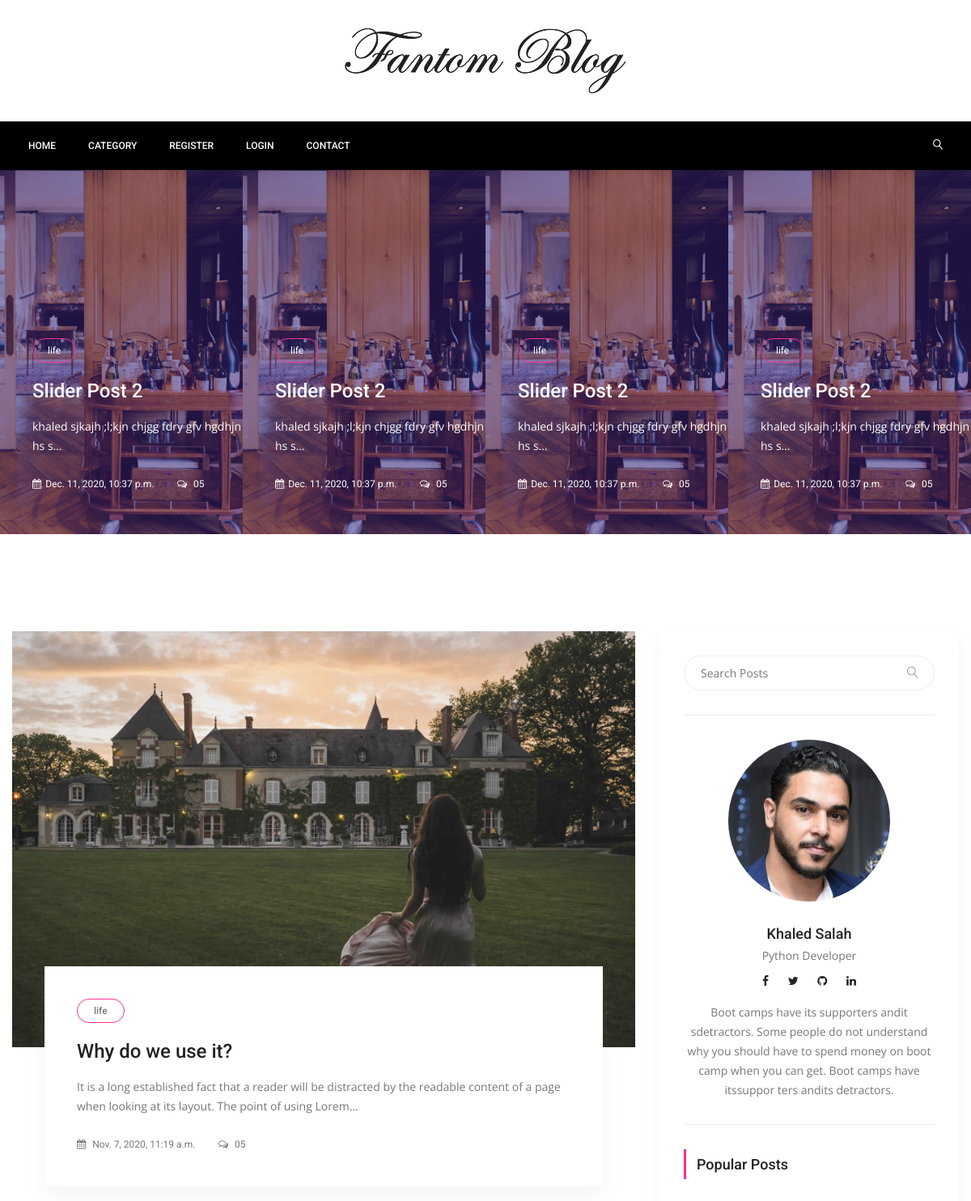
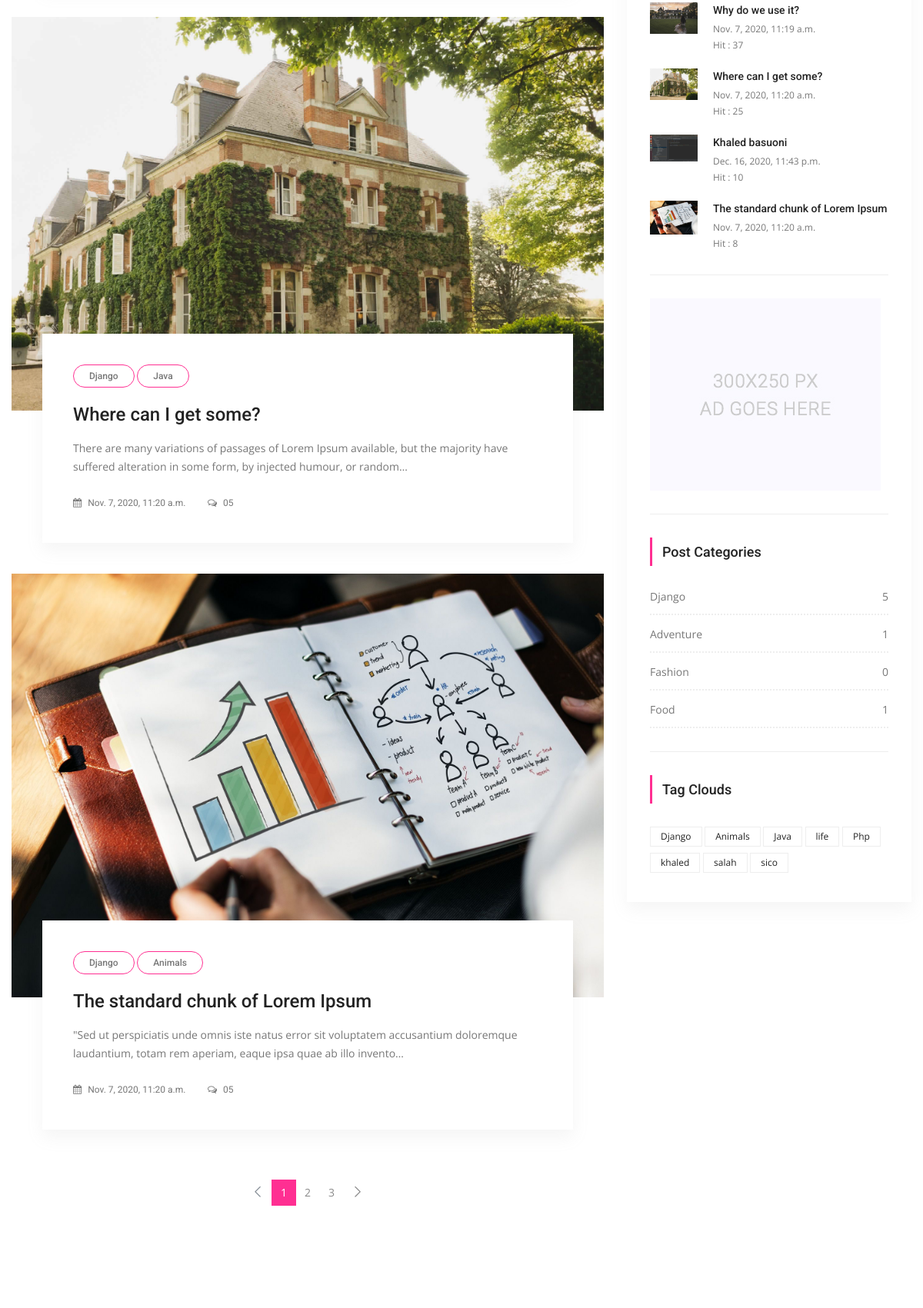
The page / (upper part) on the database its author committed (2 pictures, top to bottom).
### posts/models.py (models this page shows, shortened)
class Post(models.Model):
    title = models.CharField(max_length=150)
    content = models.TextField()
    publishing_date = models.DateTimeField(auto_now_add=True)
    image = models.ImageField(blank=True, null=True, upload_to='uploads/')
    user = models.ForeignKey(settings.AUTH_USER_MODEL, on_delete=models.CASCADE)
    slug = models.SlugField(default='slug', editable=False)
    category = models.ForeignKey(Category, on_delete=models.CASCADE, default=1, related_name='posts')
    tag = models.ManyToManyField(Tag, related_name='posts', blank=True)
    slider_post = models.BooleanField(default=False)
    hit = models.PositiveIntegerField(default=0)

class Tag(models.Model):
    title = models.CharField(max_length=150)
    slug = models.SlugField(editable=False)

class Category(models.Model):
    title = models.CharField(max_length=150)
    slug = models.SlugField(default='slug', editable=False)
    def post_count(self):
        return self.posts.all().count()

### posts/views.py (the view)
# urls.py: path('', IndexView.as_view(), name='index'),
class IndexView(ListView):
    template_name = 'posts/index.html'
    model = Post
    context_object_name = 'posts'
    paginate_by = 3
    def get_context_data(self, *, object_list=None, **kwargs):
        context = super(IndexView, self).get_context_data(**kwargs)
        context['slider_posts'] = Post.objects.all().filter(slider_post=True)
        return context

### posts/templatetags/custom_tags.py (called while the page is built)
@register.simple_tag(name="categories")
def all_categories():
    return Category.objects.all()

@register.simple_tag(name='tags')
def all_tags():
    return Tag.objects.all()

@register.simple_tag(name='hit_posts')
def hit_posts():
    return Post.objects.order_by('-hit')[:4]

### templates/posts/index.html (shortened to what this page needs)
{% extends 'base.html' %}
{% load static %}
{% block content%}
<section class="post_slider_area">
    <div class="post_slider_inner owl-carousel">
        {% for post in slider_posts%}
        <div class="item">
            <div class="post_s_item">
                <div class="post_img">
                    <img src="{{ post.image.url }}" alt="" width="100%">
                </div>
                <div class="post_text">
                    {% for tag in post.tag.all%}
                    <a class="cat" href="#">{{ tag.title }}</a>
                    {% endfor %}
                    <a href="{% url 'detail' pk=post.pk slug=post.slug %}"><h4>{{ post.title}}</h4></a>
                    <p>{{ post.content | truncatechars:50 }}</p>
                    <div class="date">
                        <a href="#"><i class="fa fa-calendar" aria-hidden="true"></i>{{ post.publishing_date}}</a>
                        <a href="#"><i class="fa fa-comments-o" aria-hidden="true"></i> 05</a>
                    </div>
                </div>
            </div>
        </div>
        {% endfor %}
    </div>
</section>
<section class="blog_area p_120">
    <div class="container">
        <div class="row">
            <div class="col-lg-8">
                <div class="blog_left_sidebar">
                    {% for post in posts%}
                    <article class="blog_style1">
                        <div class="blog_img">
                            <img class="img-fluid" src="{{ post.image.url }}" alt="">
                        </div>
                        <div class="blog_text">
                            <div class="blog_text_inner">
                                {% for tag in post.tag.all %}
                                <a class="cat" href="{% url 'tag_detail' slug=tag.slug %}">{{ tag.title }}</a>
                                {% endfor %}
                                <a href="{% url 'detail' pk=post.pk slug=post.slug%}"><h4>{{ post.title }}</h4></a>
                                <p>{{ post.content | truncatechars:150 }}</p>
                                <div class="date">
                                    <a href="#"><i class="fa fa-calendar" aria-hidden="true"></i>
                                        {{ post.publishing_date }}</a>
                                    <a href="#"><i class="fa fa-comments-o" aria-hidden="true"></i> 05</a>
                                </div>
                            </div>
                        </div>
                    </article>
                    {% endfor %}
                    {% if is_paginated %}
                    <nav class="blog-pagination justify-content-center d-flex">
                        <ul class="pagination">
                            {% if page_obj.has_previous %}
                            <li class="page-item">
                                <a href="?page={{ page_obj.previous_page_number }}" class="page-link"
                                   aria-label="Previous">
		                                    <span aria-hidden="true">
		                                        <span class="lnr lnr-chevron-left"></span>
		                                    </span>
                                </a>
                            </li>
                            {% else %}
                            <li class="page-item disabled">
                                <a href="#" class="page-link" aria-label="Previous">
		                                    <span aria-hidden="true">
		                                        <span class="lnr lnr-chevron-left"></span>
		                                    </span>
                                </a>
                            </li>
                            {% endif %}
                            {% for i in paginator.page_range %}
                            {% if page_obj.number == i %}
                            <li class="page-item active"><a href="#" class="page-link">{{ i }}</a></li>
                            {% else %}
                            <li class="page-item"><a href="?page={{ i }}" class="page-link">{{ i }}</a></li>
                            {% endif %}
                            {% endfor %}
                            {% if page_obj.has_next %}
                            <li class="page-item">
                                <a href="?page={{ page_obj.next_page_number }}" class="page-link" aria-label="Next">
		                                    <span aria-hidden="true">
		                                        <span class="lnr lnr-chevron-right"></span>
		                                    </span>
                                </a>
                            </li>
                            {% endif %}
                        </ul>
                    </nav>
                    {% endif %}
                </div>
            </div>
            {% include 'right-side.html' %}
        </div>
    </div>
</section>
{% endblock %}

### templates/right-side.html
{% load static %}
{% load custom_tags %}
<div class="col-lg-4">
    <div class="blog_right_sidebar">
        <aside class="single_sidebar_widget search_widget">
            <form action="{% url 'search' %}" method="get">
                <div class="input-group">
                    <input type="text" class="form-control" placeholder="Search Posts" name="q">
                    <span class="input-group-btn">
                    <button class="btn btn-default" type="button"><i class="lnr lnr-magnifier"></i></button>
                    </span>
                </div>
            </form>
            <div class="br"></div>
        </aside>
        <aside class="single_sidebar_widget author_widget">
            <img class="author_img rounded-circle" src="{% static 'img/blog/khaled.jpeg' %}" alt="">
            <h4>Khaled Salah</h4>
            <p>Python Developer </p>
            <div class="social_icon">
                <a target="_blank" href="https://www.facebook.com/khaled.salah.5283/"><i class="fa fa-facebook"></i></a>
                <a target="_blank" href="https://twitter.com/Khaledbasuoni"><i class="fa fa-twitter"></i></a>
                <a target="_blank" href="https://github.com/khaled-salah"><i class="fa fa-github"></i></a>
                <a target="_blank" href="https://www.linkedin.com/in/k-salah/"><i class="fa fa-linkedin"></i></a>
            </div>
            <p>Boot camps have its supporters andit sdetractors. Some people do not understand why you should have to
                spend money on boot camp when you can get. Boot camps have itssuppor ters andits detractors.</p>
            <div class="br"></div>
        </aside>
        <aside class="single_sidebar_widget popular_post_widget">
            <h3 class="widget_title">Popular Posts</h3>
            {% hit_posts as hit_posts %}
            {% for hit_post in hit_posts %}
            <div class="media post_item">
                <img src="{{ hit_post.image.url }}" width="20%" height="15%" alt="post">
                <div class="media-body">
                    <a href="{% url 'detail' pk=hit_post.pk slug=hit_post.slug %}"><h3>{{ hit_post.title }}</h3></a>
                    <p>{{ hit_post.publishing_date }}</p>
                    <p>Hit : {{ hit_post.hit }}</p>
                </div>
            </div>
            {% endfor %}
            <div class="br"></div>
        </aside>
        <aside class="single_sidebar_widget">
            <a href="#"><img class="img-fluid" src="{% static 'img/blog/add.jpg' %}" alt=""></a>
            <div class="br"></div>
        </aside>
        <aside class="single_sidebar_widget post_category_widget">
            <h4 class="widget_title">Post Categories</h4>
            <ul class="list cat-list">
                {% categories as categories %}
                {% for category in categories %}
                <li>
                    <a href="{% url 'category-detail' pk=category.pk slug=category.slug %}"
                       class="d-flex justify-content-between">
                        <p>{{ category.title }}</p>
                        <p>{{ category.post_count }}</p>
                    </a>
                </li>
                {% endfor %}
            </ul>
            <div class="br"></div>
        </aside>
        <aside class="single-sidebar-widget tag_cloud_widget">
            <h4 class="widget_title">Tag Clouds</h4>
            <ul class="list">
                {% tags as tags %}
                {% for tag in tags %}
                <li><a href="{% url 'tag_detail' slug=tag.slug%}">{{ tag.title }}</a></li>
                {% endfor %}
            </ul>
        </aside>
    </div>
</div>

### rows shown on the page
Post: image (picture), title "Slider Post 2", content "khaled sjkajh ;l;kjn chjgg fdry gfv hgdhjn hs s…", publishing_date "Dec. 11, 2020, 10:37 p.m."
Tag: title "life"
Post: image (picture), title "Why do we use it?", content "It is a long established fact that a reader will be distracted by the readable content of a page when looking at its layout. The point of using Lorem…", publishing_date "Nov. 7, 2020, 11:19 a.m.", hit "37"
Post: image (picture), title "Where can I get some?", content "There are many variations of passages of Lorem Ipsum available, but the majority have suffered alteration in some form, by injected humour, or random…", publishing_date "Nov. 7, 2020, 11:20 a.m.", hit "25"
Tag: title "Django"
Tag: title "Java"
Post: image (picture), title "The standard chunk of Lorem Ipsum", content "\"Sed ut perspiciatis unde omnis iste natus error sit voluptatem accusantium doloremque laudantium, totam rem aperiam, eaque ipsa quae ab illo invento…", publishing_date "Nov. 7, 2020, 11:20 a.m.", hit "8"
Tag: title "Animals"
Post: image (picture), title "Khaled basuoni", publishing_date "Dec. 16, 2020, 11:43 p.m.", hit "10"
Category: title "Django", post_count "5"
Category: title "Adventure", post_count "1"
Category: title "Fashion", post_count "0"
Category: title "Food", post_count "1"
Tag: title "Php"
Tag: title "khaled"
Tag: title "salah"
Tag: title "sico"

### other values the page prints
{{ i }} "1"
{{ i }} "2" "3"
